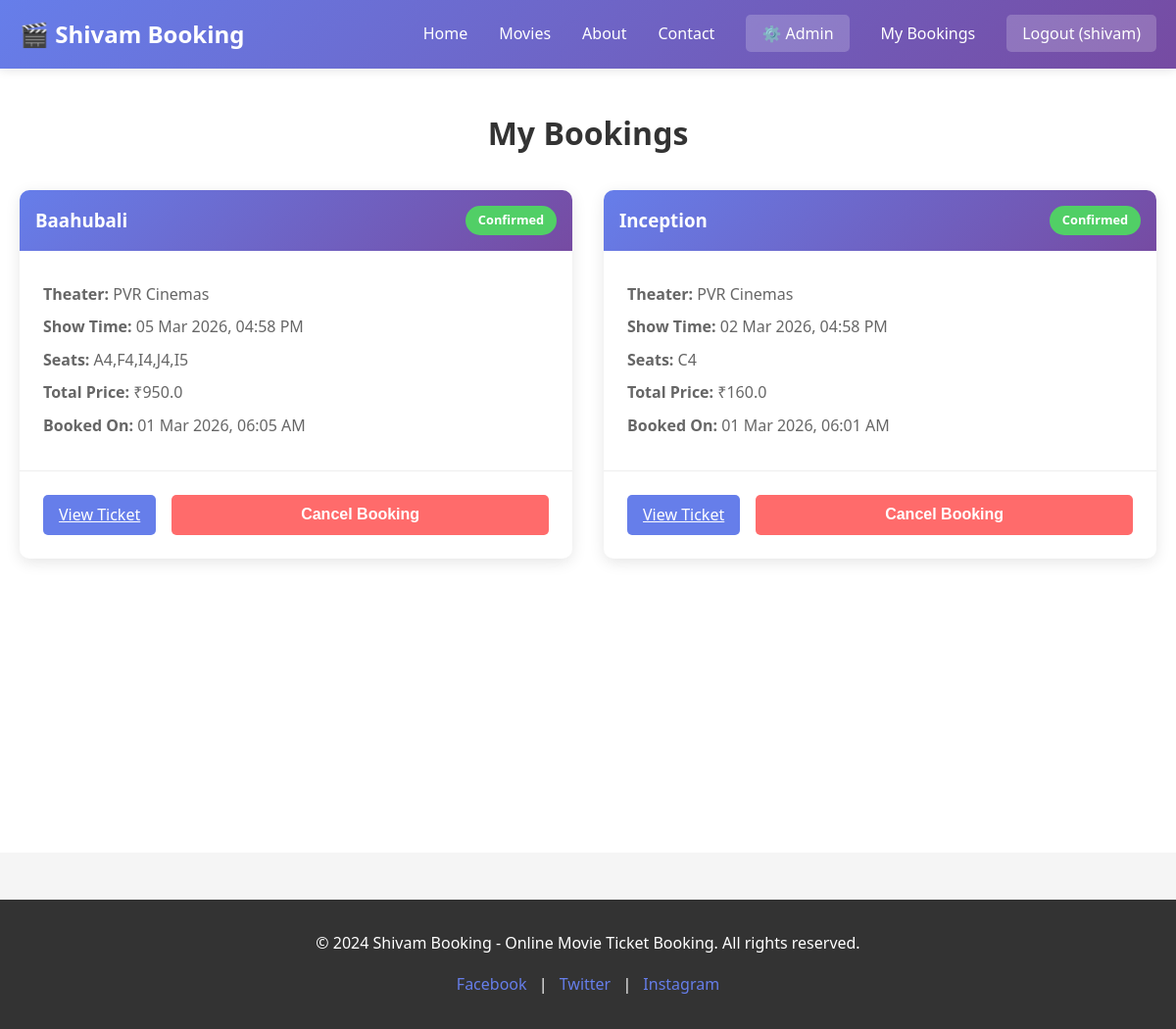
The app's page /bookings (signed in) with its own data.
### tables this page shows
CREATE TABLE bookings (
                id INTEGER PRIMARY KEY AUTOINCREMENT,
                user_id INTEGER NOT NULL,
                show_id INTEGER NOT NULL,
                seats TEXT NOT NULL,
                total_price REAL NOT NULL,
                booking_date TIMESTAMP DEFAULT CURRENT_TIMESTAMP,
                status TEXT DEFAULT 'confirmed',
                FOREIGN KEY(user_id) REFERENCES users(id),
                FOREIGN KEY(show_id) REFERENCES shows(id)
            );

CREATE TABLE movies (
                id INTEGER PRIMARY KEY AUTOINCREMENT,
                title TEXT NOT NULL,
                description TEXT,
                genre TEXT,
                rating REAL,
                duration INTEGER,
                language TEXT,
                poster_url TEXT,
                status TEXT DEFAULT 'active',
                created_at TIMESTAMP DEFAULT CURRENT_TIMESTAMP
            );

CREATE TABLE shows (
                id INTEGER PRIMARY KEY AUTOINCREMENT,
                movie_id INTEGER NOT NULL,
                theater_name TEXT NOT NULL,
                show_time TIMESTAMP NOT NULL,
                price REAL NOT NULL,
                total_seats INTEGER DEFAULT 100,
                available_seats INTEGER DEFAULT 100,
                FOREIGN KEY(movie_id) REFERENCES movies(id)
            );

### app/routes.py (the view)
@booking_bp.route('/bookings')
def my_bookings():
    if 'user_id' not in session:
        return redirect(url_for('auth.login'))
    bookings = Booking.get_user_bookings(session['user_id'])
    bookings_list = []
    for booking in bookings:
        bookings_list.append({
            'id': booking[0],
            'user_id': booking[1],
            'show_id': booking[2],
            'seats': booking[3],
            'total_price': booking[4],
            'booking_date': booking[5],
            'status': booking[6],
            'movie_title': booking[7],
            'movie_poster': booking[8],
            'theater': booking[9],
            'show_time': booking[10]
        })
    return render_template('my_bookings.html', bookings=bookings_list,
                         is_logged_in=True, username=session.get('username'))

### app/__init__.py (called while the page is built)
def format_datetime_filter(value, format='%d %b %Y, %I:%M %p'):
    if isinstance(value, str):
        dt_object = datetime.fromisoformat(value.replace('Z', '+00:00'))
        return dt_object.strftime(format)
    if value is None:
        return ""
    return value.strftime(format)

### app/models.py (called while the page is built)
    @staticmethod
    def get_user_bookings(user_id):
        conn = sqlite3.connect(DATABASE, timeout=30)
        try:
            cursor = conn.cursor()
            cursor.execute('''
                SELECT b.*, m.title, m.poster_url, sh.theater_name, sh.show_time
                FROM bookings b
                JOIN shows sh ON b.show_id = sh.id
                JOIN movies m ON sh.movie_id = m.id
                WHERE b.user_id = ?
                ORDER BY b.booking_date DESC
            ''', (user_id,))
            return cursor.fetchall()
        finally:
            conn.close()

### templates/my_bookings.html (shortened to what this page needs)
{% extends 'base.html' %}  {% block content %}
<div class="my-bookings-page container">
  <h1>My Bookings</h1>
  {% if bookings %}
  <div class="bookings-list">
    {% for booking in bookings %}
    <div class="booking-card">
      <div class="booking-header">
        <h3>{{ booking.movie_title }}</h3>
        <span class="status {{ booking.status }}"
          >{{ booking.status|capitalize }}</span
        >
      </div>
      <div class="booking-details">
        <p><strong>Theater:</strong> {{ booking.theater }}</p>
        <p>
          <strong>Show Time:</strong> {{ booking.show_time | format_datetime }}
        </p>
        <p><strong>Seats:</strong> {{ booking.seats }}</p>
        <p><strong>Total Price:</strong> ₹{{ booking.total_price }}</p>
        <p>
          <strong>Booked On:</strong> {{ booking.booking_date | format_datetime
          }}
        </p>
      </div>
      <div class="booking-actions">
        <a
          href="{{ url_for('booking.ticket_view', booking_id=booking.id) }}"
          class="btn-secondary"
          >View Ticket</a
        >
        {% if booking.status == 'confirmed' %}
        <button
          class="btn-primary"
          style="background: #ff6b6b"
          onclick="cancelBooking({{ booking.id }})"
        >
          Cancel Booking
        </button>
        {% endif %}
      </div>
    </div>
    {% endfor %}
  </div>
  {% else %}
  <div class="no-bookings">
    <p>You haven't booked any tickets yet.</p>
    <a href="{{ url_for('main.index') }}" class="cta-button">Book Now</a>
  </div>
  {% endif %}
</div>
{% endblock %}

### static/css/style.css (style rules this page uses)
* { margin: 0; padding: 0; box-sizing: border-box; }
body { font-family: 'Segoe UI', Tahoma, Geneva, Verdana, sans-serif; background-color: #f5f5f5; color: #333; line-height: 1.6; }
.container { max-width: 1200px; margin: 0 auto; padding: 20px; }
.btn-primary { background: linear-gradient(135deg, #667eea 0%, #764ba2 100%); color: white; padding: 0.75rem 1.5rem; border: none; border-radius: 5px; font-size: 1rem; cursor: pointer; transition: opacity 0.3s; font-weight: bold; }
.btn-secondary { background: #667eea; color: white; padding: 0.5rem 1rem; border: none; border-radius: 5px; cursor: pointer; transition: background 0.3s; }
.my-bookings-page { min-height: 100vh; padding: 40px 20px; background: white; }
.my-bookings-page h1 { text-align: center; margin-bottom: 2rem; font-size: 2rem; }
.bookings-list { display: grid; grid-template-columns: repeat(auto-fill, minmax(400px, 1fr)); gap: 2rem; }
.booking-card { background: white; border-radius: 10px; box-shadow: 0 4px 15px rgba(0,0,0,0.1); overflow: hidden; }
.booking-header { background: linear-gradient(135deg, #667eea 0%, #764ba2 100%); color: white; padding: 1rem; display: flex; justify-content: space-between; align-items: center; }
.booking-header h3 { margin: 0; }
.status { padding: 0.3rem 0.8rem; border-radius: 20px; font-size: 0.8rem; font-weight: bold; }
.status.confirmed { background: #51cf66; color: white; }
.booking-details { padding: 1.5rem; border-bottom: 1px solid #eee; }
.booking-details p { margin: 0.5rem 0; color: #666; }
.booking-actions { padding: 1.5rem; display: flex; gap: 1rem; }
.booking-actions button { flex: 1; padding: 0.7rem; border: none; border-radius: 5px; cursor: pointer; font-weight: bold; }

### records on screen
bookings: movie_title "Baahubali", status "Confirmed", theater "PVR Cinemas", show_time "05 Mar 2026, 04:58 PM", seats "A4,F4,I4,J4,I5", total_price "950.0", booking_date "01 Mar 2026, 06:05 AM"
bookings: movie_title "Inception", status "Confirmed", theater "PVR Cinemas", show_time "02 Mar 2026, 04:58 PM", seats "C4", total_price "160.0", booking_date "01 Mar 2026, 06:01 AM"

### other values on screen
{{ username }} "shivam"
